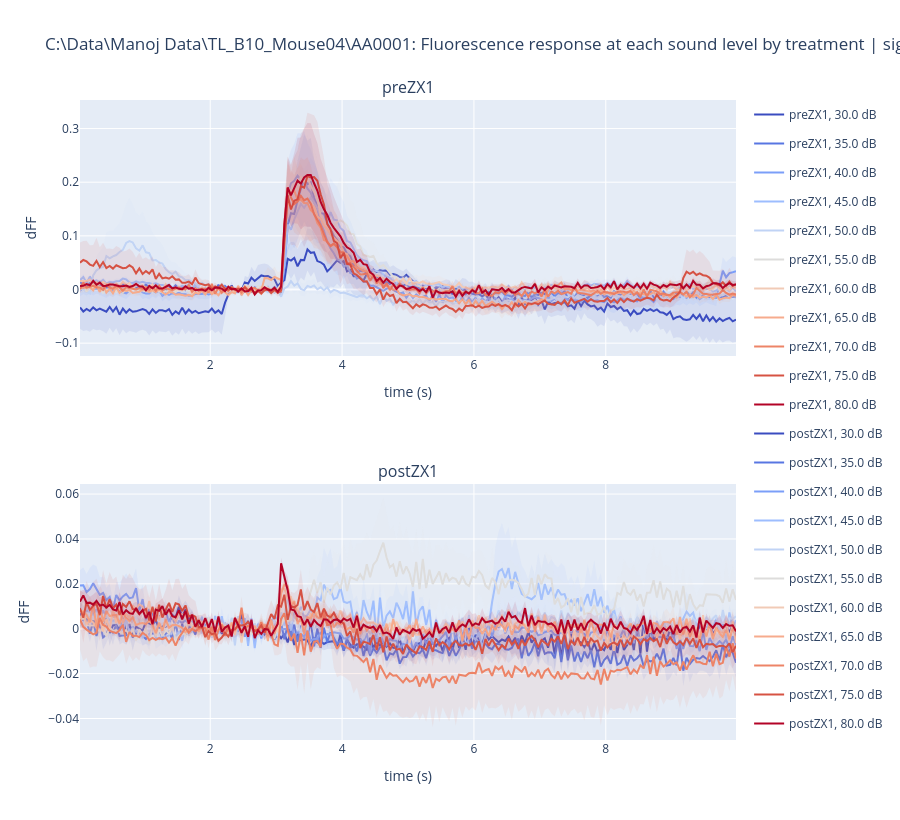

Notebook source saved alongside this figure:
### Markdown cell above
## 7. Plot processed data re ROI

### Code cell
e0.plotDF_levelByTreatment(resp_col='dFF_ROI_raw')
# e0.plotDF_levelByTreatment(resp_col='dFF_ROI_linFilt_butterFilt')

### Figure 1 — Plotly figure (JSON) as saved in the notebook; plotly's stock layout.template omitted (floating-point values rounded to 4 significant figures; data arrays with more than 128 entries replaced by an {"elided": "..."} marker saying what was removed)
{"data": [{"legendgroup": "preZX1, 30.0 dB", "line": {"color": "rgb(58, 76, 192)"}, "mode": "lines", "name": "preZX1, 30.0 dB", "showlegend": true, "type": "scatter", "x": {"elided": "200 float values"}, "xaxis": "x", "y": {"elided": "200 float values"}, "yaxis": "y"}, {"legendgroup": "preZX1, 30.0 dB", "line": {"width": 0}, "mode": "lines", "name": "preZX1, 30.0 dB", "showlegend": false, "type": "scatter", "x": {"elided": "200 float values"}, "xaxis": "x", "y": {"elided": "200 float values"}, "yaxis": "y"}, {"fill": "tonexty", "fillcolor": "rgba(58, 76, 192, 0.1)", "legendgroup": "preZX1, 30.0 dB", "line": {"width": 0}, "mode": "lines", "name": "preZX1, 30.0 dB", "showlegend": false, "type": "scatter", "x": {"elided": "200 float values"}, "xaxis": "x", "y": {"elided": "200 float values"}, "yaxis": "y"}, {"legendgroup": "preZX1, 35.0 dB", "line": {"color": "rgb(88, 118, 226)"}, "mode": "lines", "name": "preZX1, 35.0 dB", "showlegend": true, "type": "scatter", "x": {"elided": "200 float values"}, "xaxis": "x", "y": {"elided": "200 float values"}, "yaxis": "y"}, {"legendgroup": "preZX1, 35.0 dB", "line": {"width": 0}, "mode": "lines", "name": "preZX1, 35.0 dB", "showlegend": false, "type": "scatter", "x": {"elided": "200 float values"}, "xaxis": "x", "y": {"elided": "200 float values"}, "yaxis": "y"}, {"fill": "tonexty", "fillcolor": "rgba(88, 118, 226, 0.1)", "legendgroup": "preZX1, 35.0 dB", "line": {"width": 0}, "mode": "lines", "name": "preZX1, 35.0 dB", "showlegend": false, "type": "scatter", "x": {"elided": "200 float values"}, "xaxis": "x", "y": {"elided": "200 float values"}, "yaxis": "y"}, {"legendgroup": "preZX1, 40.0 dB", "line": {"color": "rgb(123, 158, 248)"}, "mode": "lines", "name": "preZX1, 40.0 dB", "showlegend": true, "type": "scatter", "x": {"elided": "200 float values"}, "xaxis": "x", "y": {"elided": "200 float values"}, "yaxis": "y"}, {"legendgroup": "preZX1, 40.0 dB", "line": {"width": 0}, "mode": "lines", "name": "preZX1, 40.0 dB", "showlegend": false, "type": "scatter", "x": {"elided": "200 float values"}, "xaxis": "x", "y": {"elided": "200 float values"}, "yaxis": "y"}, {"fill": "tonexty", "fillcolor": "rgba(123, 158, 248, 0.1)", "legendgroup": "preZX1, 40.0 dB", "line": {"width": 0}, "mode": "lines", "name": "preZX1, 40.0 dB", "showlegend": false, "type": "scatter", "x": {"elided": "200 float values"}, "xaxis": "x", "y": {"elided": "200 float values"}, "yaxis": "y"}, {"legendgroup": "preZX1, 45.0 dB", "line": {"color": "rgb(157, 189, 254)"}, "mode": "lines", "name": "preZX1, 45.0 dB", "showlegend": true, "type": "scatter", "x": {"elided": "200 float values"}, "xaxis": "x", "y": {"elided": "200 float values"}, "yaxis": "y"}, {"legendgroup": "preZX1, 45.0 dB", "line": {"width": 0}, "mode": "lines", "name": "preZX1, 45.0 dB", "showlegend": false, "type": "scatter", "x": {"elided": "200 float values"}, "xaxis": "x", "y": {"elided": "200 float values"}, "yaxis": "y"}, {"fill": "tonexty", "fillcolor": "rgba(157, 189, 254, 0.1)", "legendgroup": "preZX1, 45.0 dB", "line": {"width": 0}, "mode": "lines", "name": "preZX1, 45.0 dB", "showlegend": false, "type": "scatter", "x": {"elided": "200 float values"}, "xaxis": "x", "y": {"elided": "200 float values"}, "yaxis": "y"}, {"legendgroup": "preZX1, 50.0 dB", "line": {"color": "rgb(192, 211, 245)"}, "mode": "lines", "name": "preZX1, 50.0 dB", "showlegend": true, "type": "scatter", "x": {"elided": "200 float values"}, "xaxis": "x", "y": {"elided": "200 float values"}, "yaxis": "y"}, {"legendgroup": "preZX1, 50.0 dB", "line": {"width": 0}, "mode": "lines", "name": "preZX1, 50.0 dB", "showlegend": false, "type": "scatter", "x": {"elided": "200 float values"}, "xaxis": "x", "y": {"elided": "200 float values"}, "yaxis": "y"}, {"fill": "tonexty", "fillcolor": "rgba(192, 211, 245, 0.1)", "legendgroup": "preZX1, 50.0 dB", "line": {"width": 0}, "mode": "lines", "name": "preZX1, 50.0 dB", "showlegend": false, "type": "scatter", "x": {"elided": "200 float values"}, "xaxis": "x", "y": {"elided": "200 float values"}, "yaxis": "y"}, {"legendgroup": "preZX1, 55.0 dB", "line": {"color": "rgb(221, 220, 219)"}, "mode": "lines", "name": "preZX1, 55.0 dB", "showlegend": true, "type": "scatter", "x": {"elided": "200 float values"}, "xaxis": "x", "y": {"elided": "200 float values"}, "yaxis": "y"}, {"legendgroup": "preZX1, 55.0 dB", "line": {"width": 0}, "mode": "lines", "name": "preZX1, 55.0 dB", "showlegend": false, "type": "scatter", "x": {"elided": "200 float values"}, "xaxis": "x", "y": {"elided": "200 float values"}, "yaxis": "y"}, {"fill": "tonexty", "fillcolor": "rgba(221, 220, 219, 0.1)", "legendgroup": "preZX1, 55.0 dB", "line": {"width": 0}, "mode": "lines", "name": "preZX1, 55.0 dB", "showlegend": false, "type": "scatter", "x": {"elided": "200 float values"}, "xaxis": "x", "y": {"elided": "200 float values"}, "yaxis": "y"}, {"legendgroup": "preZX1, 60.0 dB", "line": {"color": "rgb(241, 202, 182)"}, "mode": "lines", "name": "preZX1, 60.0 dB", "showlegend": true, "type": "scatter", "x": {"elided": "200 float values"}, "xaxis": "x", "y": {"elided": "200 float values"}, "yaxis": "y"}, {"legendgroup": "preZX1, 60.0 dB", "line": {"width": 0}, "mode": "lines", "name": "preZX1, 60.0 dB", "showlegend": false, "type": "scatter", "x": {"elided": "200 float values"}, "xaxis": "x", "y": {"elided": "200 float values"}, "yaxis": "y"}, {"fill": "tonexty", "fillcolor": "rgba(241, 202, 182, 0.1)", "legendgroup": "preZX1, 60.0 dB", "line": {"width": 0}, "mode": "lines", "name": "preZX1, 60.0 dB", "showlegend": false, "type": "scatter", "x": {"elided": "200 float values"}, "xaxis": "x", "y": {"elided": "200 float values"}, "yaxis": "y"}, {"legendgroup": "preZX1, 65.0 dB", "line": {"color": "rgb(246, 171, 141)"}, "mode": "lines", "name": "preZX1, 65.0 dB", "showlegend": true, "type": "scatter", "x": {"elided": "200 float values"}, "xaxis": "x", "y": {"elided": "200 float values"}, "yaxis": "y"}, {"legendgroup": "preZX1, 65.0 dB", "line": {"width": 0}, "mode": "lines", "name": "preZX1, 65.0 dB", "showlegend": false, "type": "scatter", "x": {"elided": "200 float values"}, "xaxis": "x", "y": {"elided": "200 float values"}, "yaxis": "y"}, {"fill": "tonexty", "fillcolor": "rgba(246, 171, 141, 0.1)", "legendgroup": "preZX1, 65.0 dB", "line": {"width": 0}, "mode": "lines", "name": "preZX1, 65.0 dB", "showlegend": false, "type": "scatter", "x": {"elided": "200 float values"}, "xaxis": "x", "y": {"elided": "200 float values"}, "yaxis": "y"}, {"legendgroup": "preZX1, 70.0 dB", "line": {"color": "rgb(237, 132, 103)"}, "mode": "lines", "name": "preZX1, 70.0 dB", "showlegend": true, "type": "scatter", "x": {"elided": "200 float values"}, "xaxis": "x", "y": {"elided": "200 float values"}, "yaxis": "y"}, {"legendgroup": "preZX1, 70.0 dB", "line": {"width": 0}, "mode": "lines", "name": "preZX1, 70.0 dB", "showlegend": false, "type": "scatter", "x": {"elided": "200 float values"}, "xaxis": "x", "y": {"elided": "200 float values"}, "yaxis": "y"}, {"fill": "tonexty", "fillcolor": "rgba(237, 132, 103, 0.1)", "legendgroup": "preZX1, 70.0 dB", "line": {"width": 0}, "mode": "lines", "name": "preZX1, 70.0 dB", "showlegend": false, "type": "scatter", "x": {"elided": "200 float values"}, "xaxis": "x", "y": {"elided": "200 float values"}, "yaxis": "y"}, {"legendgroup": "preZX1, 75.0 dB", "line": {"color": "rgb(214, 82, 67)"}, "mode": "lines", "name": "preZX1, 75.0 dB", "showlegend": true, "type": "scatter", "x": {"elided": "200 float values"}, "xaxis": "x", "y": {"elided": "200 float values"}, "yaxis": "y"}, {"legendgroup": "preZX1, 75.0 dB", "line": {"width": 0}, "mode": "lines", "name": "preZX1, 75.0 dB", "showlegend": false, "type": "scatter", "x": {"elided": "200 float values"}, "xaxis": "x", "y": {"elided": "200 float values"}, "yaxis": "y"}, {"fill": "tonexty", "fillcolor": "rgba(214, 82, 67, 0.1)", "legendgroup": "preZX1, 75.0 dB", "line": {"width": 0}, "mode": "lines", "name": "preZX1, 75.0 dB", "showlegend": false, "type": "scatter", "x": {"elided": "200 float values"}, "xaxis": "x", "y": {"elided": "200 float values"}, "yaxis": "y"}, {"legendgroup": "preZX1, 80.0 dB", "line": {"color": "rgb(179, 3, 38)"}, "mode": "lines", "name": "preZX1, 80.0 dB", "showlegend": true, "type": "scatter", "x": {"elided": "200 float values"}, "xaxis": "x", "y": {"elided": "200 float values"}, "yaxis": "y"}, {"legendgroup": "preZX1, 80.0 dB", "line": {"width": 0}, "mode": "lines", "name": "preZX1, 80.0 dB", "showlegend": false, "type": "scatter", "x": {"elided": "200 float values"}, "xaxis": "x", "y": {"elided": "200 float values"}, "yaxis": "y"}, {"fill": "tonexty", "fillcolor": "rgba(179, 3, 38, 0.1)", "legendgroup": "preZX1, 80.0 dB", "line": {"width": 0}, "mode": "lines", "name": "preZX1, 80.0 dB", "showlegend": false, "type": "scatter", "x": {"elided": "200 float values"}, "xaxis": "x", "y": {"elided": "200 float values"}, "yaxis": "y"}, {"legendgroup": "postZX1, 30.0 dB", "line": {"color": "rgb(58, 76, 192)"}, "mode": "lines", "name": "postZX1, 30.0 dB", "showlegend": true, "type": "scatter", "x": {"elided": "200 float values"}, "xaxis": "x2", "y": {"elided": "200 float values"}, "yaxis": "y2"}, {"legendgroup": "postZX1, 30.0 dB", "line": {"width": 0}, "mode": "lines", "name": "postZX1, 30.0 dB", "showlegend": false, "type": "scatter", "x": {"elided": "200 float values"}, "xaxis": "x2", "y": {"elided": "200 float values"}, "yaxis": "y2"}, {"fill": "tonexty", "fillcolor": "rgba(58, 76, 192, 0.1)", "legendgroup": "postZX1, 30.0 dB", "line": {"width": 0}, "mode": "lines", "name": "postZX1, 30.0 dB", "showlegend": false, "type": "scatter", "x": {"elided": "200 float values"}, "xaxis": "x2", "y": {"elided": "200 float values"}, "yaxis": "y2"}, {"legendgroup": "postZX1, 35.0 dB", "line": {"color": "rgb(88, 118, 226)"}, "mode": "lines", "name": "postZX1, 35.0 dB", "showlegend": true, "type": "scatter", "x": {"elided": "200 float values"}, "xaxis": "x2", "y": {"elided": "200 float values"}, "yaxis": "y2"}, {"legendgroup": "postZX1, 35.0 dB", "line": {"width": 0}, "mode": "lines", "name": "postZX1, 35.0 dB", "showlegend": false, "type": "scatter", "x": {"elided": "200 float values"}, "xaxis": "x2", "y": {"elided": "200 float values"}, "yaxis": "y2"}, {"fill": "tonexty", "fillcolor": "rgba(88, 118, 226, 0.1)", "legendgroup": "postZX1, 35.0 dB", "line": {"width": 0}, "mode": "lines", "name": "postZX1, 35.0 dB", "showlegend": false, "type": "scatter", "x": {"elided": "200 float values"}, "xaxis": "x2", "y": {"elided": "200 float values"}, "yaxis": "y2"}, {"legendgroup": "postZX1, 40.0 dB", "line": {"color": "rgb(123, 158, 248)"}, "mode": "lines", "name": "postZX1, 40.0 dB", "showlegend": true, "type": "scatter", "x": {"elided": "200 float values"}, "xaxis": "x2", "y": {"elided": "200 float values"}, "yaxis": "y2"}, {"legendgroup": "postZX1, 40.0 dB", "line": {"width": 0}, "mode": "lines", "name": "postZX1, 40.0 dB", "showlegend": false, "type": "scatter", "x": {"elided": "200 float values"}, "xaxis": "x2", "y": {"elided": "200 float values"}, "yaxis": "y2"}, {"fill": "tonexty", "fillcolor": "rgba(123, 158, 248, 0.1)", "legendgroup": "postZX1, 40.0 dB", "line": {"width": 0}, "mode": "lines", "name": "postZX1, 40.0 dB", "showlegend": false, "type": "scatter", "x": {"elided": "200 float values"}, "xaxis": "x2", "y": {"elided": "200 float values"}, "yaxis": "y2"}, {"legendgroup": "postZX1, 45.0 dB", "line": {"color": "rgb(157, 189, 254)"}, "mode": "lines", "name": "postZX1, 45.0 dB", "showlegend": true, "type": "scatter", "x": {"elided": "200 float values"}, "xaxis": "x2", "y": {"elided": "200 float values"}, "yaxis": "y2"}, {"legendgroup": "postZX1, 45.0 dB", "line": {"width": 0}, "mode": "lines", "name": "postZX1, 45.0 dB", "showlegend": false, "type": "scatter", "x": {"elided": "200 float values"}, "xaxis": "x2", "y": {"elided": "200 float values"}, "yaxis": "y2"}, {"fill": "tonexty", "fillcolor": "rgba(157, 189, 254, 0.1)", "legendgroup": "postZX1, 45.0 dB", "line": {"width": 0}, "mode": "lines", "name": "postZX1, 45.0 dB", "showlegend": false, "type": "scatter", "x": {"elided": "200 float values"}, "xaxis": "x2", "y": {"elided": "200 float values"}, "yaxis": "y2"}, {"legendgroup": "postZX1, 50.0 dB", "line": {"color": "rgb(192, 211, 245)"}, "mode": "lines", "name": "postZX1, 50.0 dB", "showlegend": true, "type": "scatter", "x": {"elided": "200 float values"}, "xaxis": "x2", "y": {"elided": "200 float values"}, "yaxis": "y2"}, {"legendgroup": "postZX1, 50.0 dB", "line": {"width": 0}, "mode": "lines", "name": "postZX1, 50.0 dB", "showlegend": false, "type": "scatter", "x": {"elided": "200 float values"}, "xaxis": "x2", "y": {"elided": "200 float values"}, "yaxis": "y2"}, {"fill": "tonexty", "fillcolor": "rgba(192, 211, 245, 0.1)", "legendgroup": "postZX1, 50.0 dB", "line": {"width": 0}, "mode": "lines", "name": "postZX1, 50.0 dB", "showlegend": false, "type": "scatter", "x": {"elided": "200 float values"}, "xaxis": "x2", "y": {"elided": "200 float values"}, "yaxis": "y2"}, {"legendgroup": "postZX1, 55.0 dB", "line": {"color": "rgb(221, 220, 219)"}, "mode": "lines", "name": "postZX1, 55.0 dB", "showlegend": true, "type": "scatter", "x": {"elided": "200 float values"}, "xaxis": "x2", "y": {"elided": "200 float values"}, "yaxis": "y2"}, {"legendgroup": "postZX1, 55.0 dB", "line": {"width": 0}, "mode": "lines", "name": "postZX1, 55.0 dB", "showlegend": false, "type": "scatter", "x": {"elided": "200 float values"}, "xaxis": "x2", "y": {"elided": "200 float values"}, "yaxis": "y2"}, {"fill": "tonexty", "fillcolor": "rgba(221, 220, 219, 0.1)", "legendgroup": "postZX1, 55.0 dB", "line": {"width": 0}, "mode": "lines", "name": "postZX1, 55.0 dB", "showlegend": false, "type": "scatter", "x": {"elided": "200 float values"}, "xaxis": "x2", "y": {"elided": "200 float values"}, "yaxis": "y2"}, {"legendgroup": "postZX1, 60.0 dB", "line": {"color": "rgb(241, 202, 182)"}, "mode": "lines", "name": "postZX1, 60.0 dB", "showlegend": true, "type": "scatter", "x": {"elided": "200 float values"}, "xaxis": "x2", "y": {"elided": "200 float values"}, "yaxis": "y2"}, {"legendgroup": "postZX1, 60.0 dB", "line": {"width": 0}, "mode": "lines", "name": "postZX1, 60.0 dB", "showlegend": false, "type": "scatter", "x": {"elided": "200 float values"}, "xaxis": "x2", "y": {"elided": "200 float values"}, "yaxis": "y2"}, {"fill": "tonexty", "fillcolor": "rgba(241, 202, 182, 0.1)", "legendgroup": "postZX1, 60.0 dB", "line": {"width": 0}, "mode": "lines", "name": "postZX1, 60.0 dB", "showlegend": false, "type": "scatter", "x": {"elided": "200 float values"}, "xaxis": "x2", "y": {"elided": "200 float values"}, "yaxis": "y2"}, {"legendgroup": "postZX1, 65.0 dB", "line": {"color": "rgb(246, 171, 141)"}, "mode": "lines", "name": "postZX1, 65.0 dB", "showlegend": true, "type": "scatter", "x": {"elided": "200 float values"}, "xaxis": "x2", "y": {"elided": "200 float values"}, "yaxis": "y2"}, {"legendgroup": "postZX1, 65.0 dB", "line": {"width": 0}, "mode": "lines", "name": "postZX1, 65.0 dB", "showlegend": false, "type": "scatter", "x": {"elided": "200 float values"}, "xaxis": "x2", "y": {"elided": "200 float values"}, "yaxis": "y2"}, {"fill": "tonexty", "fillcolor": "rgba(246, 171, 141, 0.1)", "legendgroup": "postZX1, 65.0 dB", "line": {"width": 0}, "mode": "lines", "name": "postZX1, 65.0 dB", "showlegend": false, "type": "scatter", "x": {"elided": "200 float values"}, "xaxis": "x2", "y": {"elided": "200 float values"}, "yaxis": "y2"}, {"legendgroup": "postZX1, 70.0 dB", "line": {"color": "rgb(237, 132, 103)"}, "mode": "lines", "name": "postZX1, 70.0 dB", "showlegend": true, "type": "scatter", "x": {"elided": "200 float values"}, "xaxis": "x2", "y": {"elided": "200 float values"}, "yaxis": "y2"}, {"legendgroup": "postZX1, 70.0 dB", "line": {"width": 0}, "mode": "lines", "name": "postZX1, 70.0 dB", "showlegend": false, "type": "scatter", "x": {"elided": "200 float values"}, "xaxis": "x2", "y": {"elided": "200 float values"}, "yaxis": "y2"}, {"fill": "tonexty", "fillcolor": "rgba(237, 132, 103, 0.1)", "legendgroup": "postZX1, 70.0 dB", "line": {"width": 0}, "mode": "lines", "name": "postZX1, 70.0 dB", "showlegend": false, "type": "scatter", "x": {"elided": "200 float values"}, "xaxis": "x2", "y": {"elided": "200 float values"}, "yaxis": "y2"}, {"legendgroup": "postZX1, 75.0 dB", "line": {"color": "rgb(214, 82, 67)"}, "mode": "lines", "name": "postZX1, 75.0 dB", "showlegend": true, "type": "scatter", "x": {"elided": "200 float values"}, "xaxis": "x2", "y": {"elided": "200 float values"}, "yaxis": "y2"}, {"legendgroup": "postZX1, 75.0 dB", "line": {"width": 0}, "mode": "lines", "name": "postZX1, 75.0 dB", "showlegend": false, "type": "scatter", "x": {"elided": "200 float values"}, "xaxis": "x2", "y": {"elided": "200 float values"}, "yaxis": "y2"}, {"fill": "tonexty", "fillcolor": "rgba(214, 82, 67, 0.1)", "legendgroup": "postZX1, 75.0 dB", "line": {"width": 0}, "mode": "lines", "name": "postZX1, 75.0 dB", "showlegend": false, "type": "scatter", "x": {"elided": "200 float values"}, "xaxis": "x2", "y": {"elided": "200 float values"}, "yaxis": "y2"}, {"legendgroup": "postZX1, 80.0 dB", "line": {"color": "rgb(179, 3, 38)"}, "mode": "lines", "name": "postZX1, 80.0 dB", "showlegend": true, "type": "scatter", "x": {"elided": "200 float values"}, "xaxis": "x2", "y": {"elided": "200 float values"}, "yaxis": "y2"}, {"legendgroup": "postZX1, 80.0 dB", "line": {"width": 0}, "mode": "lines", "name": "postZX1, 80.0 dB", "showlegend": false, "type": "scatter", "x": {"elided": "200 float values"}, "xaxis": "x2", "y": {"elided": "200 float values"}, "yaxis": "y2"}, {"fill": "tonexty", "fillcolor": "rgba(179, 3, 38, 0.1)", "legendgroup": "postZX1, 80.0 dB", "line": {"width": 0}, "mode": "lines", "name": "postZX1, 80.0 dB", "showlegend": false, "type": "scatter", "x": {"elided": "200 float values"}, "xaxis": "x2", "y": {"elided": "200 float values"}, "yaxis": "y2"}], "layout": {"annotations": [{"font": {"size": 16}, "showarrow": false, "text": "preZX1", "x": 0.5, "xanchor": "center", "xref": "paper", "y": 1, "yanchor": "bottom", "yref": "paper"}, {"font": {"size": 16}, "showarrow": false, "text": "postZX1", "x": 0.5, "xanchor": "center", "xref": "paper", "y": 0.4, "yanchor": "bottom", "yref": "paper"}], "height": 820, "title": {"text": "C:\\Data\\Manoj Data\\TL_B10_Mouse04\\AA0001: Fluorescence response at each sound level by treatment | signal: dFF_ROI_raw"}, "xaxis": {"anchor": "y", "domain": [0, 1], "title": {"text": "time (s)"}}, "xaxis2": {"anchor": "y2", "domain": [0, 1], "title": {"text": "time (s)"}}, "yaxis": {"anchor": "x", "domain": [0.6, 1], "title": {"text": "dFF"}}, "yaxis2": {"anchor": "x2", "domain": [0, 0.4], "title": {"text": "dFF"}}}}
